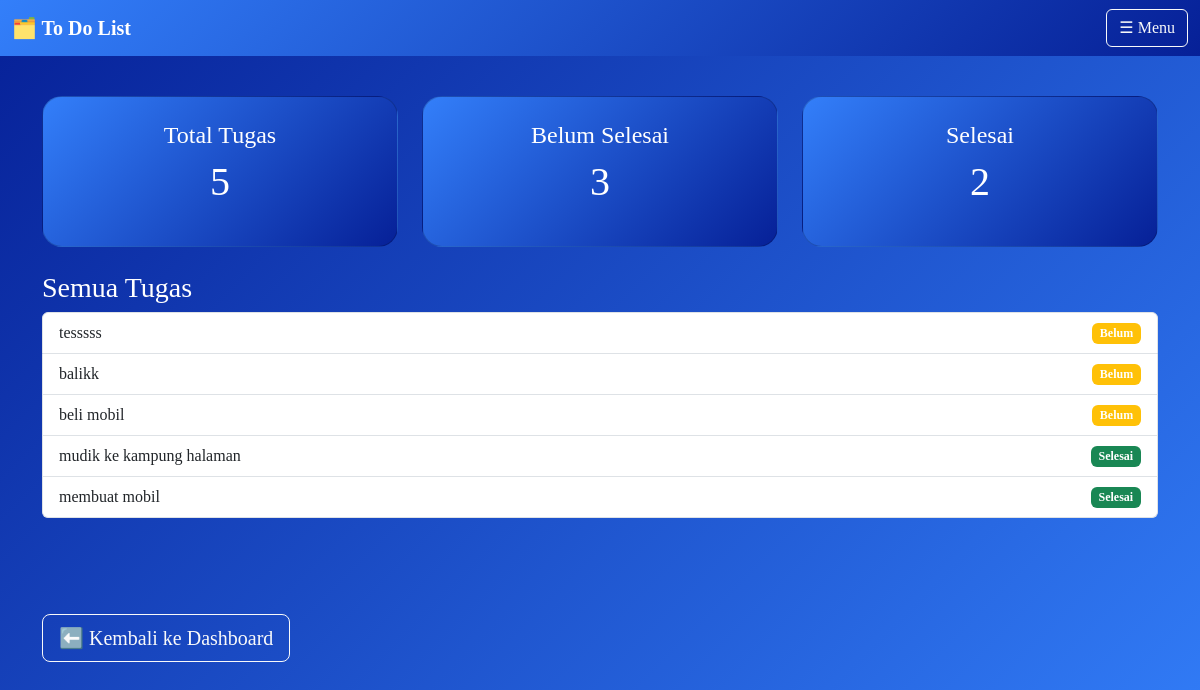
Page /user/daftar_tugas_user.php (signed in) on the committed database.
### tables this page shows
CREATE TABLE `tasks` (
  `id` int(11) NOT NULL,
  `judul` varchar(255) NOT NULL,
  `status` enum('belum','selesai') NOT NULL DEFAULT 'belum',
  `user_id` int(11) DEFAULT NULL,
  `created_at` timestamp NOT NULL DEFAULT current_timestamp(),
  `updated_at` timestamp NOT NULL DEFAULT current_timestamp() ON UPDATE current_timestamp()
);

### user/daftar_tugas_user.php (the view, shortened to what this page needs)
<?php
include '../config/db.php';
$user_id = $_SESSION['user_id'];
$filter = $_GET['filter'] ?? 'semua';
$filter_condition = "";
if ($filter === 'selesai') {
    $filter_condition = "AND t.status = 'selesai'";
    $title = "Tugas Selesai";
} elseif ($filter === 'belum') {
    $filter_condition = "AND t.status = 'belum'";
    $title = "Tugas Belum Selesai";
} else {
    $filter_condition = "";
    $title = "Semua Tugas";
}
$sql = "
SELECT t.*
FROM tasks t
LEFT JOIN tasks_assignments ta ON t.id = ta.task_id
WHERE (t.user_id = $user_id OR ta.user_id = $user_id)
$filter_condition
ORDER BY t.created_at DESC
";
$result = $conn->query($sql);
$result_total = $conn->query("
    SELECT COUNT(*) AS total
    FROM tasks t
    LEFT JOIN tasks_assignments ta ON t.id = ta.task_id
    WHERE t.user_id = $user_id OR ta.user_id = $user_id
")->fetch_assoc()['total'];
$result_selesai = $conn->query("
    SELECT COUNT(*) AS total
    FROM tasks t
    LEFT JOIN tasks_assignments ta ON t.id = ta.task_id
    WHERE (t.user_id = $user_id OR ta.user_id = $user_id) AND t.status = 'selesai'
")->fetch_assoc()['total'];
$result_belum = $conn->query("
    SELECT COUNT(*) AS total
    FROM tasks t
    LEFT JOIN tasks_assignments ta ON t.id = ta.task_id
    WHERE (t.user_id = $user_id OR ta.user_id = $user_id) AND t.status = 'belum'
")->fetch_assoc()['total'];
?>
<!DOCTYPE html>
<html lang="en">
<head>
  <link href="https://cdn.jsdelivr.net/npm/bootstrap@5.3.0/dist/css/bootstrap.min.css" rel="stylesheet">
</head>
<body>
<?php include '../navbar_user.php'; ?>
<div class="container mt-5 pt-5">
    <div class="row mb-4">
        <div class="col-md-4">
            <a href="daftar_tugas_user.php?filter=semua" class="text-decoration-none">
                <div class="card p-4 text-white text-center"
                    style="background: linear-gradient(135deg,rgb(51, 127, 250),rgb(6, 32, 151)); border-radius: 20px;">
                    <h4>Total Tugas</h4>
                    <p class="display-6"><?= $result_total ?></p>
                </div>
            </a>
        </div>
        <div class="col-md-4">
            <a href="daftar_tugas_user.php?filter=belum" class="text-decoration-none">
                <div class="card p-4 text-white text-center"
                    style="background: linear-gradient(135deg,rgb(51, 127, 250),rgb(6, 32, 151)); border-radius: 20px;">
                    <h4>Belum Selesai</h4>
                    <p class="display-6"><?= $result_belum ?></p>
                </div>
            </a>
        </div>
        <div class="col-md-4">
            <a href="daftar_tugas_user.php?filter=selesai" class="text-decoration-none">
                <div class="card p-4 text-white text-center"
                    style="background: linear-gradient(135deg,rgb(51, 127, 250),rgb(6, 32, 151)); border-radius: 20px;">
                    <h4>Selesai</h4>
                    <p class="display-6"><?= $result_selesai ?></p>
                </div>
            </a>
        </div>
    </div>
    <h3 class="text-white"><?= $title ?></h3>
  <ul class="list-group">
    <?php if ($result->num_rows > 0): ?>
      <?php while ($row = $result->fetch_assoc()): ?>
        <li class="list-group-item d-flex justify-content-between align-items-center">
          <?= htmlspecialchars($row['judul']) ?>
          <span class="badge <?= $row['status'] === 'selesai' ? 'bg-success' : 'bg-warning' ?>">
            <?= ucfirst($row['status']) ?>
          </span>
        </li>
      <?php endwhile; ?>
    <?php else: ?>
      <li class="list-group-item">Tidak ada tugas yang ditemukan.</li>
    <?php endif; ?>
  </ul>
</div>
<div class="container mt-5 pt-5">
    <a href="dashboard_user.php" class="btn btn-outline-light btn-lg mb-3 btn-press">
        ⬅️ Kembali ke Dashboard
    </a>
</div>
</body>
</html>

### user/daftar_tugas_user.php (style rules this page uses)
html, body { height: 100%; margin: 0; display: flex; flex-direction: column; }
body { font-family: 'Times New Roman', Times, serif; background: linear-gradient(135deg,rgb(6, 32, 151), rgb(51, 127, 250)); }
h4 { font-family: 'Times New Roman', Times, serif; }
.list-group-item { font-family: 'Times New Roman', Times, serif; }

### navbar_user.php (style rules this page uses)
body { font-family: 'Times New Roman', Times, serif; }

### rows in the picture
tasks: judul "tesssss", status "Belum"
tasks: judul "balikk", status "Belum"
tasks: judul "beli mobil", status "Belum"
tasks: judul "mudik ke kampung halaman", status "Selesai"
tasks: judul "membuat mobil", status "Selesai"

### other values in the picture
$result_total "5"
$result_belum "3"
$result_selesai "2"
$title "Semua Tugas"
